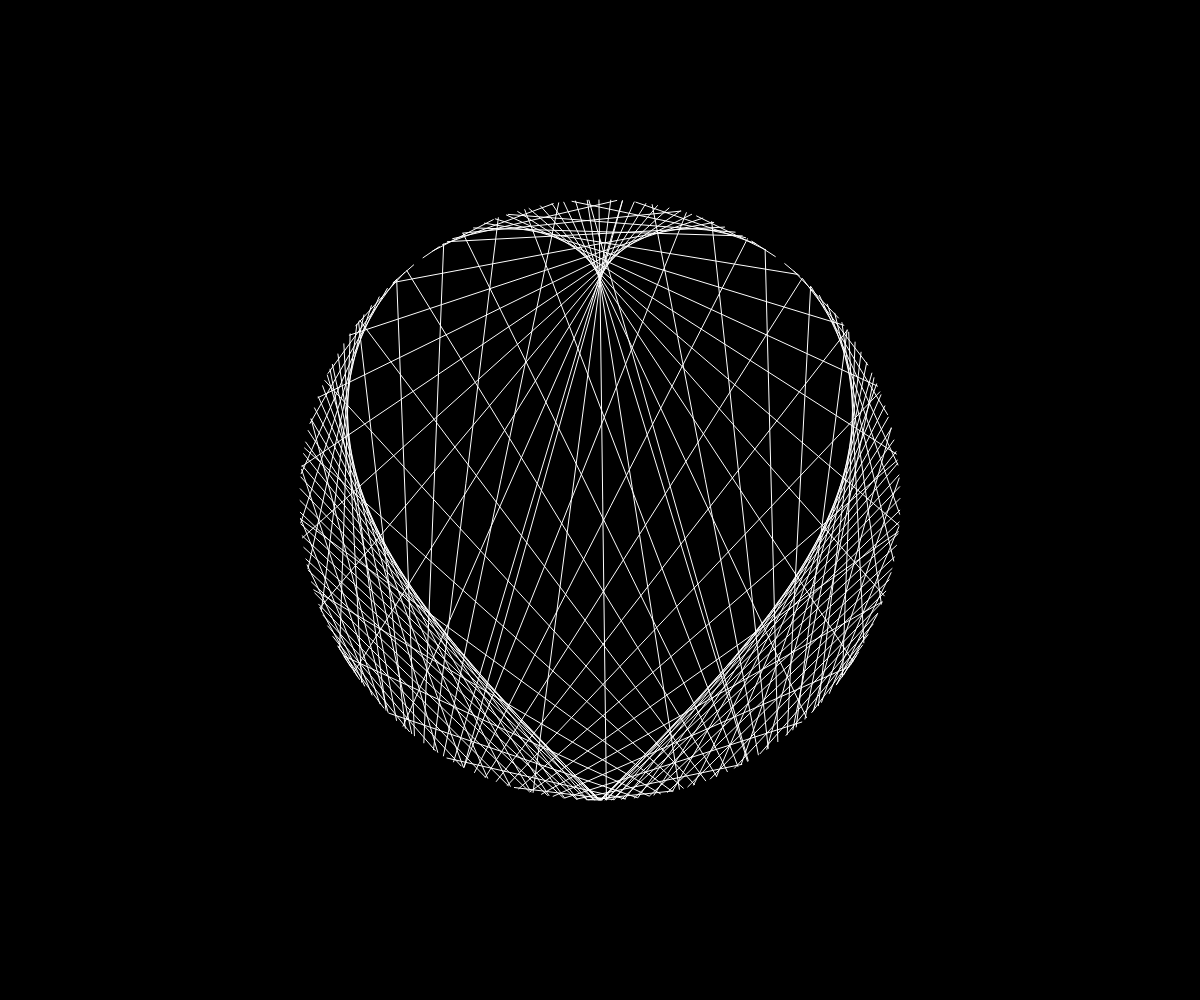
Frame 1 (no input)
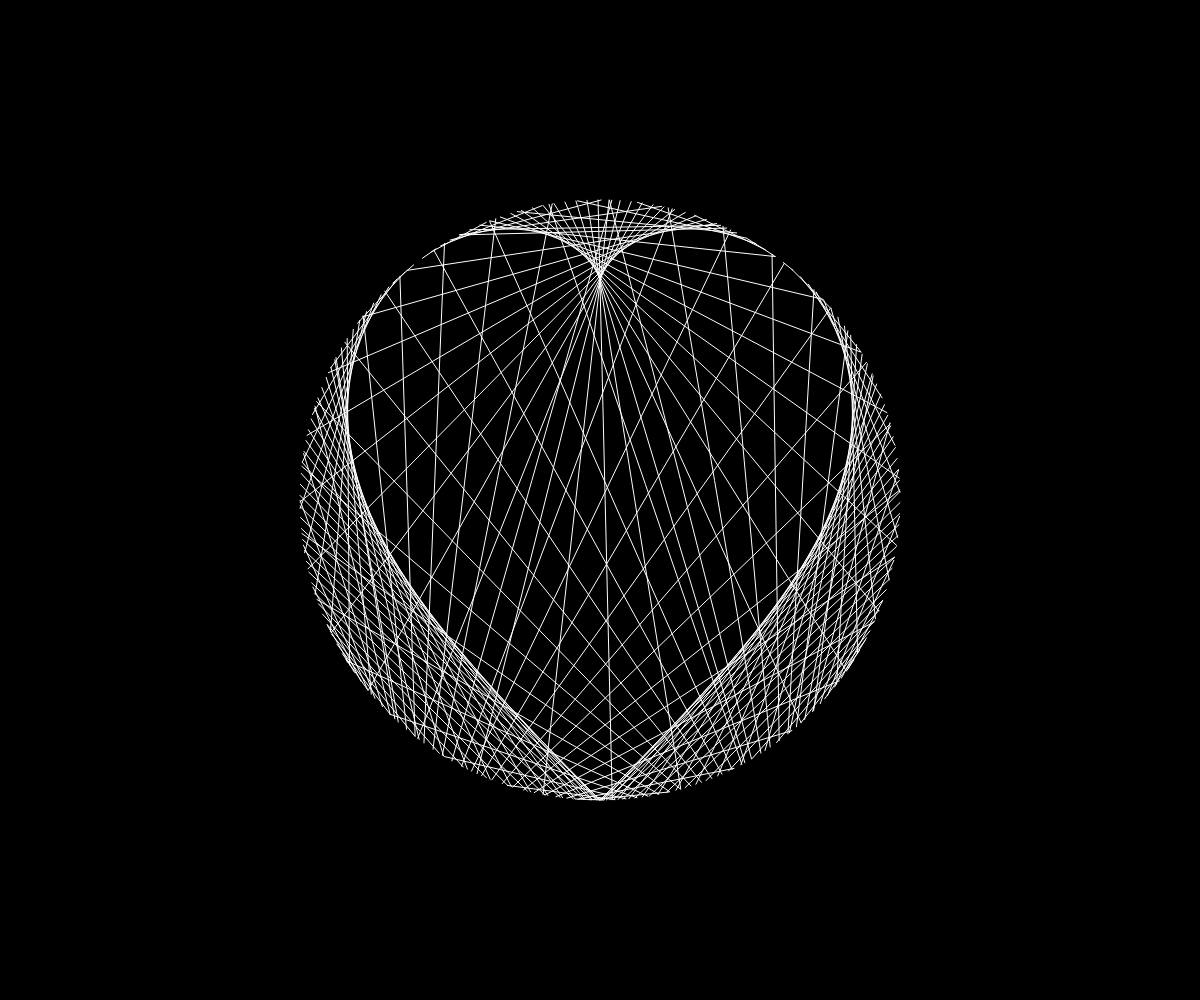
Frame 60 (no input)
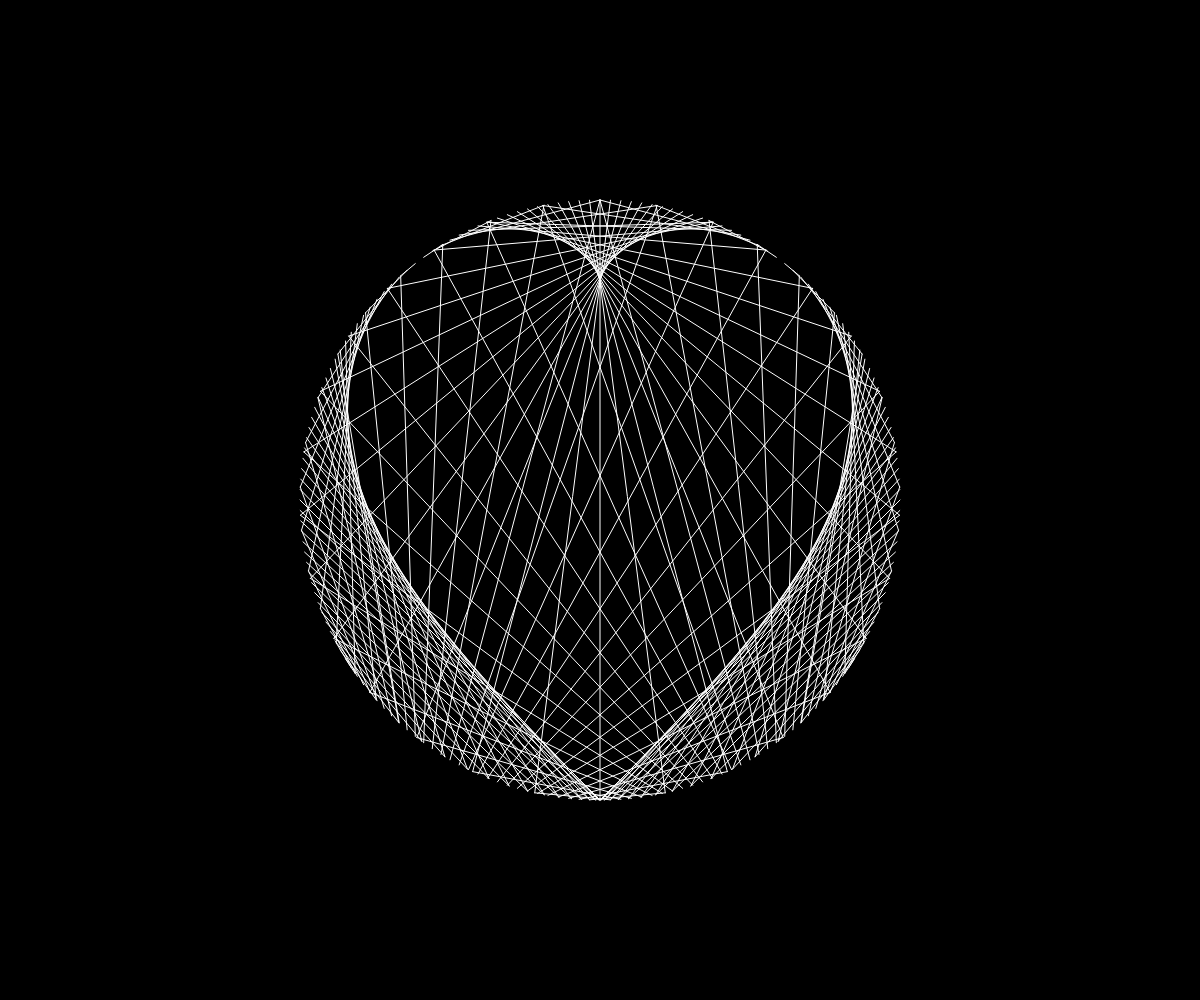
Frame 120 (the mouse pressed at the canvas centre since frame 60)

The p5.js sketch that drew these frames (run headless with seeded random() and noise() and a simulated clock; from frame 60 on, the mouse is pressed at the canvas centre):

// p5.js sketch
// ── sketch.js
function setup() {
	createCanvas(windowWidth, windowHeight);
	background(.7);
}

function windowResized() {
  resizeCanvas(windowWidth, windowHeight);
}

function draw() {
  background(0);
  stroke(255);
  noFill();
  translate(width/2, height/2);
  rotate(HALF_PI);
  var detail = 80+20*sin(radians(frameCount/4));
  var step = PI/detail;
  var t = frameCount;
  var r = 300;
  var cx = 0;
  var cy = 0;
  for(var a0 = 0; a0 < TWO_PI; a0+= step){
    var a1 = TWO_PI*sin(a0+PI);
    var top = pointAtAngle(cx, cy,r, a0);
    var bot = pointAtAngle(cx, cy,r, a1);
    line(top.x, top.y, bot.x, bot.y);
  }
}

function pointAtAngle(centerX, centerY, radius, angle) {
  return createVector(
    centerX + radius * cos(angle),
    centerY + radius * sin(angle)
    );
}

// ── post.html
<!DOCTYPE html>
<html>
<head>
<title>Heart</title>
<link rel="shortcut icon" type="image/png" href="https://krabcode.github.io/favicon.png"/>
<link rel="stylesheet" href="../../styles/sketch.css">
<script src="../../lib/p5.js"></script>
<script src="sketch.js"></script>
</head>
<body>
</body>
<header class="noselect">
<p><a href="https://krabcode.github.io/index.html"> <<< </a></p>
</header>
</html>
